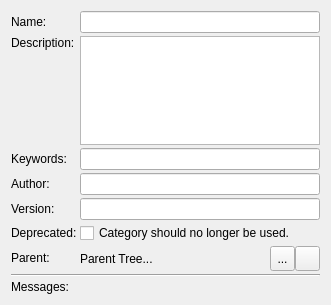
<?xml version="1.0" encoding="UTF-8"?>
<ui version="4.0">
 <class>librepcb::editor::ComponentCategoryEditorWidget</class>
 <widget class="QWidget" name="librepcb::editor::ComponentCategoryEditorWidget">
  <property name="geometry">
   <rect>
    <x>0</x>
    <y>0</y>
    <width>331</width>
    <height>305</height>
   </rect>
  </property>
  <property name="maximumSize">
   <size>
    <width>500</width>
    <height>16777215</height>
   </size>
  </property>
  <property name="windowTitle">
   <string>Form</string>
  </property>
  <layout class="QFormLayout" name="formLayout">
   <property name="fieldGrowthPolicy">
    <enum>QFormLayout::AllNonFixedFieldsGrow</enum>
   </property>
   <property name="horizontalSpacing">
    <number>3</number>
   </property>
   <property name="verticalSpacing">
    <number>3</number>
   </property>
   <item row="0" column="0">
    <widget class="QLabel" name="label_4">
     <property name="text">
      <string>Name:</string>
     </property>
    </widget>
   </item>
   <item row="0" column="1">
    <widget class="QLineEdit" name="edtName">
     <property name="maxLength">
      <number>50</number>
     </property>
    </widget>
   </item>
   <item row="1" column="0">
    <widget class="QLabel" name="label_5">
     <property name="text">
      <string>Description:</string>
     </property>
     <property name="alignment">
      <set>Qt::AlignLeading|Qt::AlignLeft|Qt::AlignTop</set>
     </property>
    </widget>
   </item>
   <item row="1" column="1">
    <widget class="librepcb::editor::PlainTextEdit" name="edtDescription">
     <property name="tabChangesFocus">
      <bool>true</bool>
     </property>
    </widget>
   </item>
   <item row="2" column="0">
    <widget class="QLabel" name="label_6">
     <property name="text">
      <string>Keywords:</string>
     </property>
    </widget>
   </item>
   <item row="2" column="1">
    <widget class="QLineEdit" name="edtKeywords">
     <property name="maxLength">
      <number>100</number>
     </property>
    </widget>
   </item>
   <item row="3" column="0">
    <widget class="QLabel" name="label_7">
     <property name="text">
      <string>Author:</string>
     </property>
    </widget>
   </item>
   <item row="3" column="1">
    <widget class="QLineEdit" name="edtAuthor">
     <property name="maxLength">
      <number>100</number>
     </property>
    </widget>
   </item>
   <item row="4" column="0">
    <widget class="QLabel" name="label_8">
     <property name="text">
      <string>Version:</string>
     </property>
    </widget>
   </item>
   <item row="4" column="1">
    <widget class="QLineEdit" name="edtVersion">
     <property name="maxLength">
      <number>100</number>
     </property>
    </widget>
   </item>
   <item row="5" column="0">
    <widget class="QLabel" name="label_10">
     <property name="text">
      <string>Deprecated:</string>
     </property>
    </widget>
   </item>
   <item row="5" column="1">
    <widget class="QCheckBox" name="cbxDeprecated">
     <property name="text">
      <string>Category should no longer be used.</string>
     </property>
    </widget>
   </item>
   <item row="7" column="0">
    <widget class="QLabel" name="label">
     <property name="text">
      <string>Parent:</string>
     </property>
    </widget>
   </item>
   <item row="7" column="1">
    <layout class="QHBoxLayout" name="horizontalLayout">
     <property name="spacing">
      <number>0</number>
     </property>
     <item>
      <widget class="QLabel" name="lblParentCategories">
       <property name="text">
        <string notr="true">Parent Tree...</string>
       </property>
       <property name="wordWrap">
        <bool>true</bool>
       </property>
      </widget>
     </item>
     <item>
      <widget class="QToolButton" name="btnChooseParentCategory">
       <property name="sizePolicy">
        <sizepolicy hsizetype="Fixed" vsizetype="MinimumExpanding">
         <horstretch>0</horstretch>
         <verstretch>0</verstretch>
        </sizepolicy>
       </property>
       <property name="minimumSize">
        <size>
         <width>25</width>
         <height>25</height>
        </size>
       </property>
       <property name="maximumSize">
        <size>
         <width>25</width>
         <height>16777215</height>
        </size>
       </property>
       <property name="toolTip">
        <string>Choose category</string>
       </property>
       <property name="text">
        <string notr="true">...</string>
       </property>
      </widget>
     </item>
     <item>
      <widget class="QToolButton" name="btnResetParentCategory">
       <property name="sizePolicy">
        <sizepolicy hsizetype="Fixed" vsizetype="MinimumExpanding">
         <horstretch>0</horstretch>
         <verstretch>0</verstretch>
        </sizepolicy>
       </property>
       <property name="minimumSize">
        <size>
         <width>25</width>
         <height>25</height>
        </size>
       </property>
       <property name="maximumSize">
        <size>
         <width>25</width>
         <height>16777215</height>
        </size>
       </property>
       <property name="toolTip">
        <string>Reset</string>
       </property>
       <property name="text">
        <string notr="true"/>
       </property>
       <property name="icon">
        <iconset>
         <normaloff>:/img/actions/undo.png</normaloff>:/img/actions/undo.png</iconset>
       </property>
      </widget>
     </item>
    </layout>
   </item>
   <item row="8" column="0" colspan="2">
    <widget class="Line" name="line">
     <property name="orientation">
      <enum>Qt::Horizontal</enum>
     </property>
    </widget>
   </item>
   <item row="9" column="0">
    <widget class="QLabel" name="label_2">
     <property name="text">
      <string>Messages:</string>
     </property>
     <property name="alignment">
      <set>Qt::AlignLeading|Qt::AlignLeft|Qt::AlignTop</set>
     </property>
    </widget>
   </item>
   <item row="9" column="1">
    <widget class="librepcb::editor::LibraryElementCheckListWidget" name="lstMessages" native="true">
     <property name="sizePolicy">
      <sizepolicy hsizetype="Preferred" vsizetype="Expanding">
       <horstretch>0</horstretch>
       <verstretch>1</verstretch>
      </sizepolicy>
     </property>
    </widget>
   </item>
  </layout>
 </widget>
 <customwidgets>
  <customwidget>
   <class>librepcb::editor::PlainTextEdit</class>
   <extends>QPlainTextEdit</extends>
   <header location="global">librepcb/editor/widgets/plaintextedit.h</header>
  </customwidget>
  <customwidget>
   <class>librepcb::editor::LibraryElementCheckListWidget</class>
   <extends>QWidget</extends>
   <header location="global">librepcb/editor/library/libraryelementchecklistwidget.h</header>
   <container>1</container>
  </customwidget>
 </customwidgets>
 <resources/>
 <connections/>
</ui>
